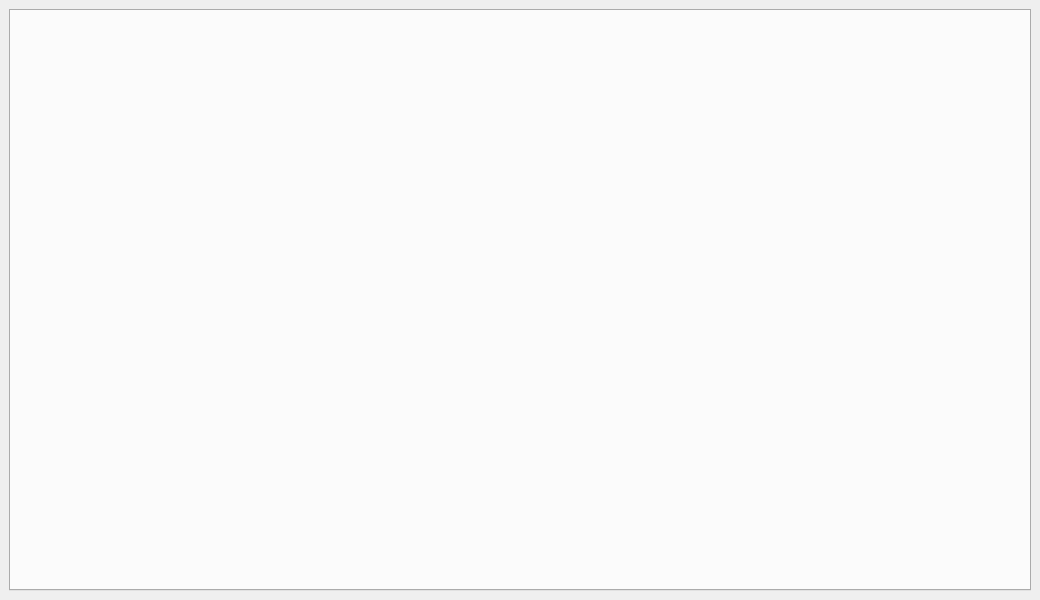
<?xml version="1.0" encoding="UTF-8"?>
<!--
  mainwindow.ui - Qt Designer form for MainWindow (GUI build only).

  This file defines the bare skeleton of the main window.  Almost all runtime
  structure - connection tabs, private-chat tabs, the "+" dummy tab - is built
  entirely in C++ by MainWindow::addNewTab() and MainWindow::openPrivateChat().
  The .ui file therefore contains only the top-level window and the single
  QTabWidget that occupies its central area.

  Widget hierarchy:
    QMainWindow  (MainWindow)
    └── QWidget  centralwidget
        └── QVBoxLayout  verticalLayout
            └── QTabWidget  tabWidget
                  (tabs added at runtime - see mainwindow.cpp)

  Designer vs. runtime:
    - tabsClosable: true  -> each tab gets a close button; MainWindow::onTabCloseRequested()
                            intercepts it and prevents closing the "+" tab or the last session tab.
    - movable: true       -> users can drag tabs to reorder them (no special handling needed).
    - Initial size 1040×600 is a design-time hint; the user can resize freely.
-->
<ui version="4.0">
 <class>MainWindow</class>
 <widget class="QMainWindow" name="MainWindow">

  <!-- Initial window geometry: 1040 × 600 px.
       Qt Designer uses this to render the form; the actual window is
       whatever size the OS or user sets at runtime. -->
  <property name="geometry">
   <rect>
    <x>0</x>
    <y>0</y>
    <width>1040</width>
    <height>600</height>
   </rect>
  </property>

  <!-- Default title shown before any tab is selected.
       Overwritten at runtime by MainWindow::setWindowTitle(). -->
  <property name="windowTitle">
   <string>qtICB</string>
  </property>

  <!-- Central widget - fills the entire window interior. -->
  <widget class="QWidget" name="centralwidget">

   <!-- Single-item vertical layout so tabWidget stretches to fill the window. -->
   <layout class="QVBoxLayout" name="verticalLayout">
    <item>

     <!-- tabWidget is the root of all session and private-chat tabs.
          Runtime tabs are created by:
            MainWindow::addNewTab()       - new ICB server connection
            MainWindow::openPrivateChat() - per-nick private-chat tab
          A permanent "+" tab at index count()-1 acts as a "new connection" button.
          tabsClosable gives every tab a close (×) button, handled by
          MainWindow::onTabCloseRequested(). -->
     <widget class="QTabWidget" name="tabWidget">

      <!-- Each tab shows a close button. MainWindow guards against closing
           the "+" tab and the last remaining session tab. -->
      <property name="tabsClosable">
       <bool>true</bool>
      </property>

      <!-- Allow the user to drag tabs into a preferred order. -->
      <property name="movable">
       <bool>true</bool>
      </property>

      <!-- No tabs are defined here; all tabs are added programmatically. -->

     </widget>
    </item>
   </layout>
  </widget>

 </widget>
 <resources/>
 <connections/>
</ui>
